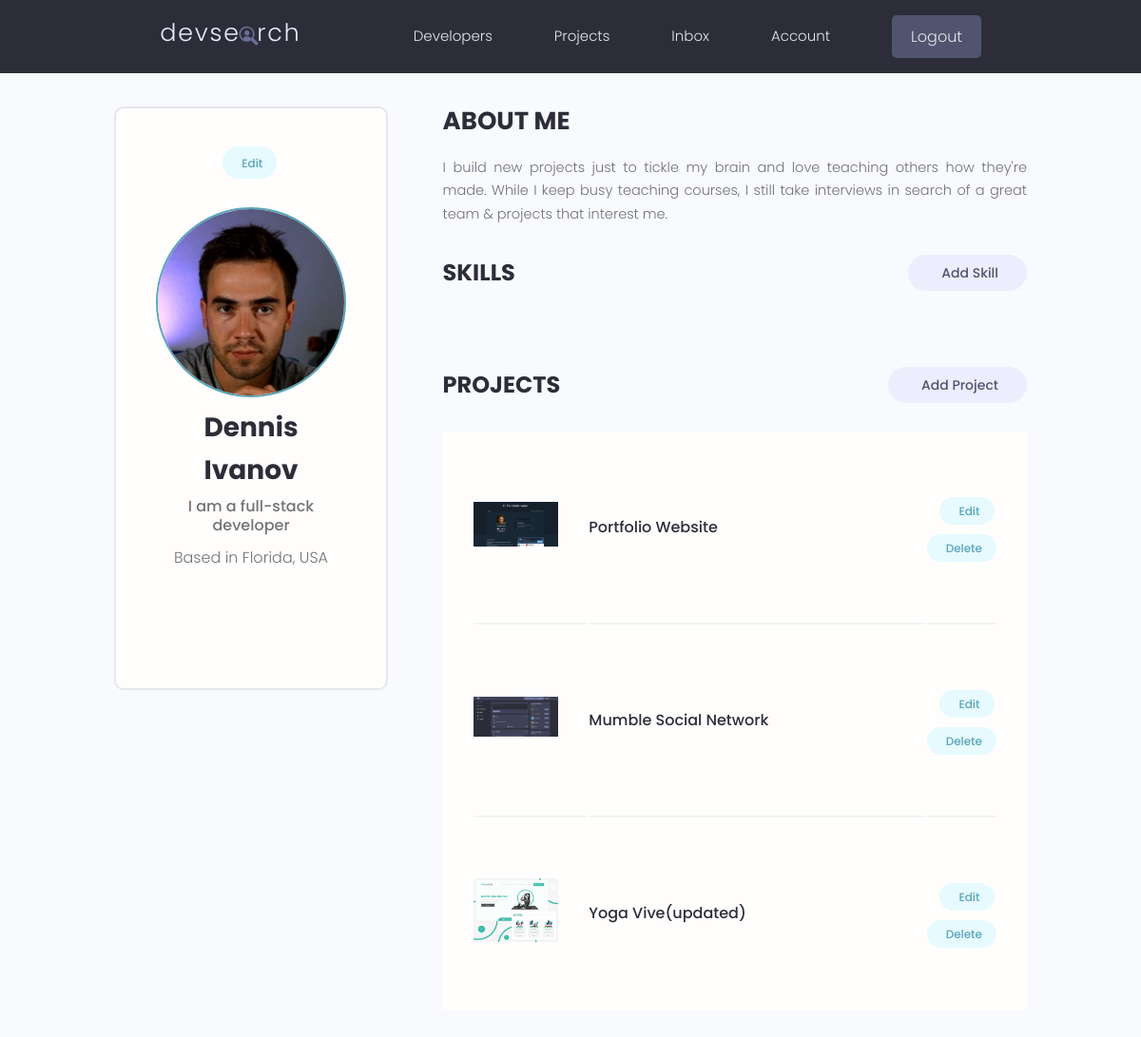
Before: /account/ (signed in) with the older database file.
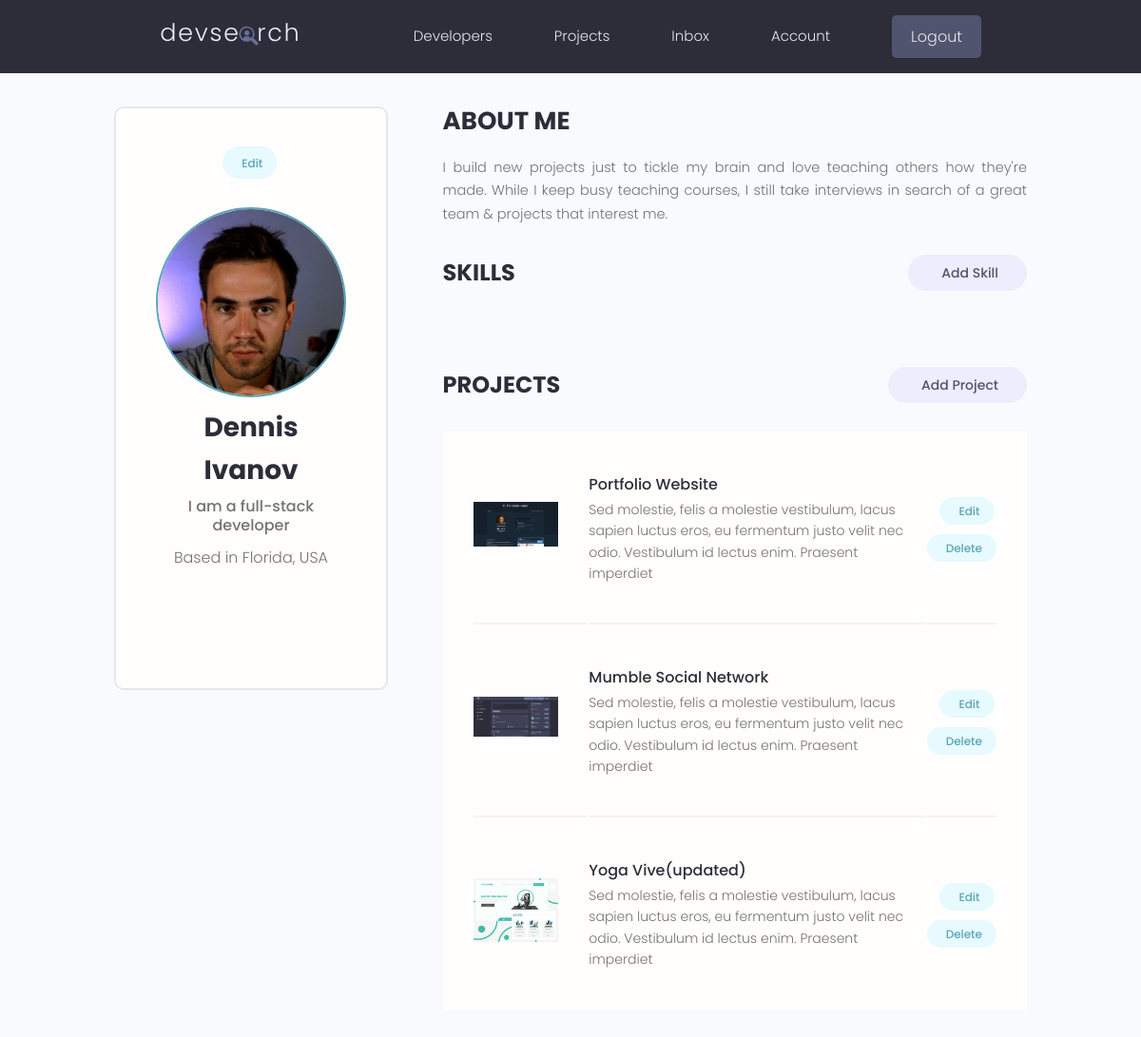
After: the same page with the newer database file.
### projects/models.py (models this page shows, shortened)
class Project(models.Model):
    owner = models.ForeignKey(
        Profile, null=True, blank=True, on_delete=models.SET_NULL)
    title = models.CharField(max_length=200)
    description = models.TextField(null=True, blank=True)
    featured_image = models.ImageField(
        null=True, blank=True, default="default.jpg")
    demo_link = models.CharField(max_length=2000, null=True, blank=True)
    source_link = models.CharField(max_length=2000, null=True, blank=True)
    tags = models.ManyToManyField('Tag', blank=True)
    vote_total = models.IntegerField(default=0, null=True, blank=True)
    vote_ratio = models.IntegerField(default=0, null=True, blank=True)
    created = models.DateTimeField(auto_now_add=True)
    id = models.UUIDField(default=uuid.uuid4, unique=True, primary_key=True, editable=False)

### users/views.py (the view)
# urls.py: path('account/', views.userAccount, name="account"),
@login_required(login_url = 'login')
def userAccount(request):
    profile = request.user.profile
    skills = profile.skill_set.all()
    projects = profile.project_set.all()
    context = {'profile': profile, skills: 'skills', 'projects': projects}
    return render(request, 'users/account.html', context)

### users/templates/users/account.html (shortened to what this page needs)
{% extends 'main.html' %}
{% block content %}
  <main class="settingsPage profile my-md">
    <div class="container">
      <div class="layout">
        <div class="column column--1of3">
          <div class="card text-center">
            <div class="card__body dev">
              <a class="tag tag--pill tag--main settings__btn" href="{% url 'edit-account' %}"> Edit</a>
              <img class="avatar avatar--xl dev__avatar" src="{{ profile.profile_image.url }}" />
              <h2 class="dev__name">{{ profile.name }}</h2>
              <p class="dev__title">{{ profile.short_intro }}</p>
              <p class="dev__location">Based in {{ profile.location }}</p>
              <ul class="dev__social">
            </ul>
            </div>
          </div>
        </div>
        <div class="column column--2of3">
          <div class="devInfo">
            <h3 class="devInfo__title">About Me</h3>
            <p class="devInfo__about">{{ profile.bio }}</p>
          </div>
          <div class="settings">
            <h3 class="settings__title">Skills</h3>
            <a class="tag tag--pill tag--sub settings__btn tag--lg" href="#"> Add Skill</a>
          </div>
          <div class="settings">
            <h3 class="settings__title">Projects</h3>
            <a class="tag tag--pill tag--sub settings__btn tag--lg" href="{% url 'create-project' %}"> Add Project</a>
          </div>
          <table class="settings__table">
            {% for project in projects %}
            <tr>
              <td class="settings__thumbnail">
                <a href="{% url 'project' project.id %}"><img src="{{ project.featured_image.url }}" alt="Project Thumbnail" /></a>
              </td>
              <td class="settings__tableInfo">
                <a href="{% url 'project' project.id %}">{{ project.title }}</a>
                <p>{{ project.description|slice:"150" }}</p>
              </td>
              <td class="settings__tableActions">
                <a class="tag tag--pill tag--main settings__btn" href="{% url 'update-project' project.id %}"> Edit</a>
                <a class="tag tag--pill tag--main settings__btn" href="{% url 'delete-project' project.id %}">
                  Delete</a>
              </td>
            </tr>
            {% endfor %}
          </table>
        </div>
      </div>
    </div>
  </main>
  {% endblock content %}

Changed rows visible on the page:
changed Project "Portfolio Website": description (not shown) → "Sed molestie, felis a molestie vestibulum, lacus sapien luctus eros, eu fermentum justo velit nec odio. Vestibulum id lectus enim. Praesent imperdiet"
changed Project "Mumble Social Network": description (not shown) → "Sed molestie, felis a molestie vestibulum, lacus sapien luctus eros, eu fermentum justo velit nec odio. Vestibulum id lectus enim. Praesent imperdiet"
changed Project "Yoga Vive(updated)": description (not shown) → "Sed molestie, felis a molestie vestibulum, lacus sapien luctus eros, eu fermentum justo velit nec odio. Vestibulum id lectus enim. Praesent imperdiet"
